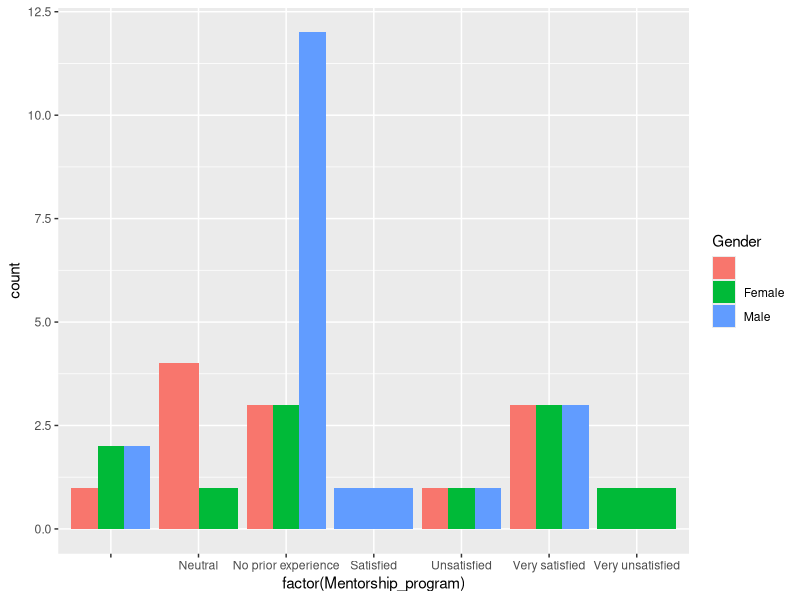

Source code (R):
## ---- chunk 1
ds <- read.csv("Annual Survey Results - 2025 Winter meeting.csv")

head(ds)


## ---- chunk 2

library(ggplot2)


ggplot(data = ds, aes(x = factor(Mentorship_program), fill = Gender)) +
  geom_bar(position = "dodge")



## ---- chunk 3

# Create a new column that indicates whether a person is unsatisfied or not
ds$Mentorship_programClean <- ifelse(ds$Mentorship_program %in% c("Unsatisfied", "Very Unsatisfied", "Neutral"),  "Unsatisfied", "Satisfied")

# Create a contingency table for gender vs unsatisfaction status
contingency_table <- table(ds$Gender, ds$Mentorship_programClean)

# Perform the Chi-squared test
chi_squared_test <- chisq.test(contingency_table)

# Print the results of the test
print(chi_squared_test)

# Get the standardized residuals
standardized_residuals <- chi_squared_test$stdres

#Priint residuals
print(standardized_residuals)


print(contingency_table)

## ---- chunk 4

# Create a new column that indicates whether a person is unsatisfied or not
ds$Networking_opportunitiesClean <- ifelse(ds$Networking_opportunities %in% c("Unsatisfied", "Very Unsatisfied", "Neutral"),  "Unsatisfied", "Satisfied")

# Create a contingency table for gender vs unsatisfaction status
contingency_table2 <- table(ds$Beekeeping_experience, ds$Networking_opportunitiesClean)

print(contingency_table2)

# Perform the Chi-squared test
chi_squared_test2 <- chisq.test(contingency_table2)


# Print the results of the test
print(chi_squared_test2)

# Get the standardized residuals
standardized_residuals2 <- chi_squared_test2$stdres

#Priint residuals
print(standardized_residuals2)



## ---- chunk 5
library(dplyr)

# list to store results
proportion_results <- list()

# Loop through each gender
for (gender in c("Male", "Female")) {
  # Subset the data for this gender group
  gender_data <- ds[ds$Gender == gender, ]
  
  # list to store proportions for this gender
  gender_proportions <- list()
  
  # Loop through each column
  for (column in c("Annual_meetings", "Mentorship_program", "Access_resources", "Educational_workshops", "Industry_policy_insights", "Networking_opportunities", "News_updates", "Marketing_social")) {
    # Calculate the proportion of each category for this column
    prop_very_satisfied <- mean(gender_data[[column]] == "Very satisfied") * 100
    prop_satisfied <- mean(gender_data[[column]] == "Satisfied") * 100
    prop_unsatisfied <- mean(gender_data[[column]] == "Unsatisfied") * 100
    prop_very_unsatisfied <- mean(gender_data[[column]] == "Very unsatisfied") * 100
    prop_neutral <- mean(gender_data[[column]] == "Neutral") * 100
    prop_noexperience <- mean(gender_data[[column]] == "No prior experience") * 100
    
    # Store the results in the list
    gender_proportions[[column]] <- c("Very satisfied" = prop_very_satisfied,
                                      "Satisfied" = prop_satisfied,
                                      "Unsatisfied" = prop_unsatisfied,
                                      "Very unsatisfied" = prop_very_unsatisfied,
                                      "Neutral" = prop_neutral,
                                      "No prior expreience" = prop_noexperience)
  }
  
  # Store the results for this gender
  proportion_results[[gender]] <- gender_proportions
}

# Print the results
print(proportion_results)

  
